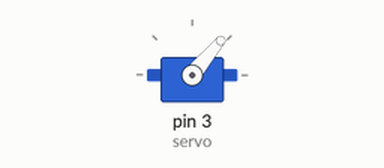
A sketch run on a simulated Arduino Uno, built with avr-gcc and run on an emulated ATmega328P. Shown: servo.

Above: at 0.05 s.
Timing chart, 0 to 4.6 s (numbered marks = the images above):
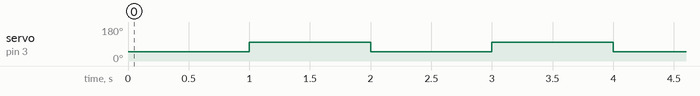

Measured:
- by itself, servo on pin 3 (servo): alternates 100° for 1.0 s and 50° for 1.0 s

The sketch:

example.ino
```cpp
#include <Servo.h>

 Servo servo;

void setup(){
    servo.attach(3);
}

void loop(){
    servo.write(50);
    delay(1000);
    servo.write(100);
    delay(1000);
}
```
